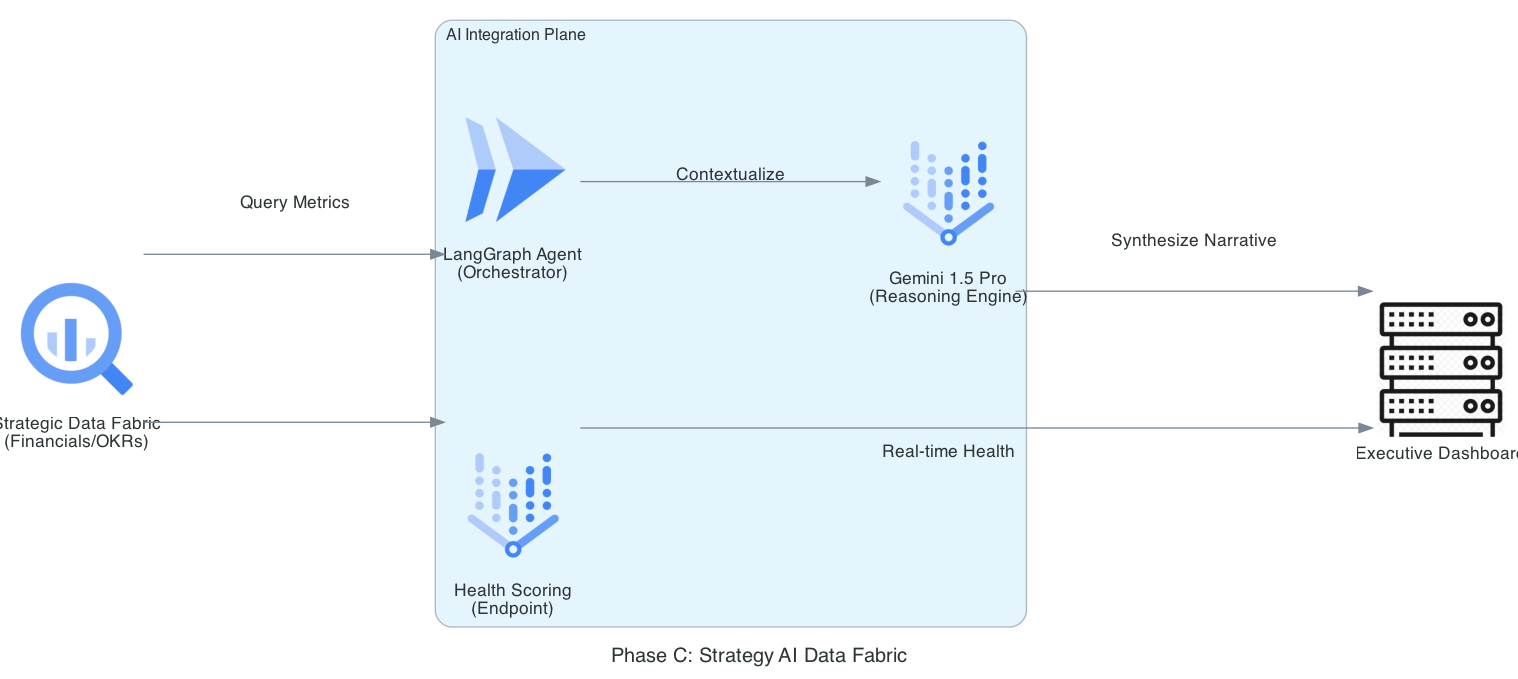

Write the Python code that produced this figure.
from diagrams import Diagram, Cluster, Edge
from diagrams.gcp.analytics import BigQuery
from diagrams.gcp.compute import Run
from diagrams.gcp.ml import VertexAI
from diagrams.generic.compute import Rack

# TOGAF Phase C: Information Systems Architecture
graph_attr = {
    "pad": "0.1",
    "nodesep": "1.2",
    "ranksep": "2.0",
    "bgcolor": "transparent"
}

with Diagram(
    "Phase C: Strategy AI Data Fabric", 
    show=False, 
    filename="strat_data_fabric_ai", 
    direction="LR", 
    graph_attr=graph_attr
):
    source = BigQuery("Strategic Data Fabric\n(Financials/OKRs)")

    with Cluster("AI Integration Plane"):
        orchestrator = Run("LangGraph Agent\n(Orchestrator)")
        model = VertexAI("Gemini 1.5 Pro\n(Reasoning Engine)")
        prediction = VertexAI("Health Scoring\n(Endpoint)")

    dashboard = Rack("Executive Dashboard")

    source >> Edge(label="Query Metrics") >> orchestrator
    orchestrator >> Edge(label="Contextualize") >> model
    model >> Edge(label="Synthesize Narrative") >> dashboard
    source >> prediction >> Edge(label="Real-time Health") >> dashboard
